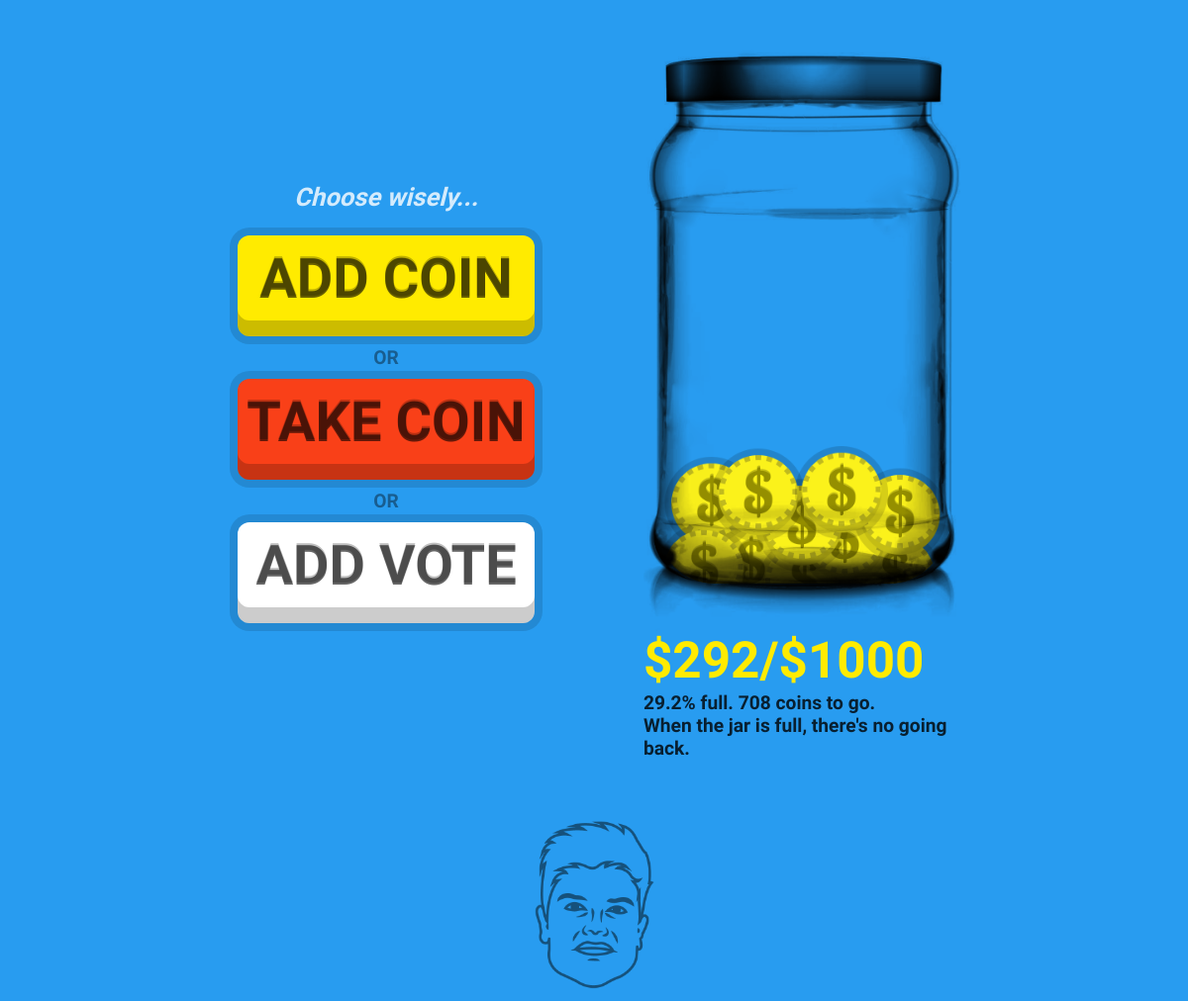
The page /jar on the database as committed earlier.
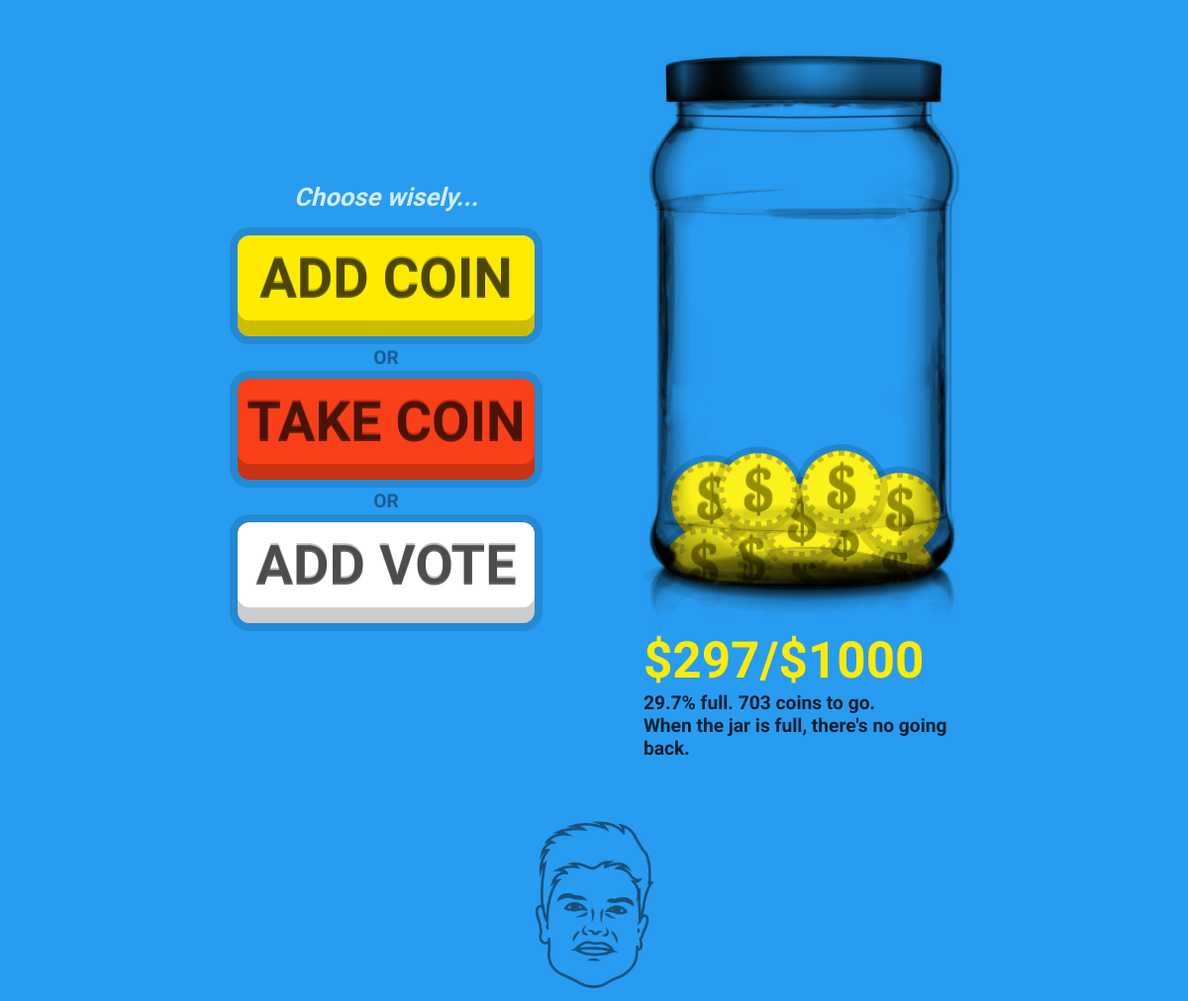
The same page on the database as committed later.
### tables this page shows
CREATE TABLE jars (
id INTEGER PRIMARY KEY,
coins INTEGER,
capacity INTEGER,
is_frozen BOOLEAN DEFAULT false,
votes INTEGER
);

### run.py (the view)
@app.route('/jar')
def jar():
    db = sqlite3.connect(DBFILE)
    cur = db.execute('SELECT * FROM jars WHERE id=1')
    stats = cur.fetchone()
    return(render_template(
        'jar.html',
        coins=stats[1],
        capacity=stats[2],
        percent=round((stats[1]/stats[2]) * 100, 2),
        error=check_status() # Check if user has visited before, if so send that to template
    ))

### run.py (called while the page is built)
def check_ip():
    db = sqlite3.connect(DBFILE)
    user_ip = request.remote_addr
    cur = db.execute('SELECT count(*) FROM voters WHERE ip_address=?', (user_ip,)) # Check if user's ip is in database
    user_check = cur.fetchone()[0] # State of query
    db.close()
    return user_check

def check_frozen():
    db = sqlite3.connect(DBFILE)
    cur = db.execute('SELECT is_frozen FROM jars WHERE id=1') # Check if jar is frozen
    frozen_check = cur.fetchone()[0] # State of query
    db.close()
    return frozen_check

def check_full():
    db = sqlite3.connect(DBFILE)
    cur = db.execute('SELECT coins FROM jars WHERE id=1') # Get jar balance
    coins = cur.fetchone()[0] # State of query
    cur = db.execute('SELECT capacity FROM jars WHERE id=1') # Get jar balance
    capacity = cur.fetchone()[0] # State of query
    db.close()
    return (coins >= capacity)

def check_status():
    if (check_ip()): return "voted"
    if (check_frozen()): return "frozen"
    if (check_full()): return "full"
    return ""

### templates/jar.html (shortened to what this page needs)
{% extends 'base.html' %}
{% block content %}
	<div class="wrapper wrapper-jar">
		<div class="column col-buttons">
			{% if not error %}
			<span class="precaution">Choose wisely...</span>
			<form class="form-btns" action="{{ url_for('confirm') }}" method="POST">
				<input type="submit" name="action" class="btn" value="add coin">
				<div class="btn-divider">OR</div>
				<input type="submit" name="action" class="btn btn-take" value="take coin">
				<div class="btn-divider">OR</div>
			</form>
			<button class="btn btn-vote">add vote</button>
			{% elif error=="voted" %}
			<p class="error">Sorry, you have already made your decision. Either that, or someone else on your network has.</p>
			{% elif error=="frozen" %}
			<p class="error">The jar is currently frozen shut. It will take 24 hours to thaw.</p>
			{% elif error=="full" %}
			<p class="error">The jar is full.</p>
			{% endif %}
		</div>
		<div class="column col-jar">
			<div class="jar">
				<div class="image"></div>
			</div>
			<div class="stats">
				<div class="main">${{ coins }}/${{ capacity }}</div>
				<div class="sub"><strong>{{ percent }}&percnt; full. {{ capacity-coins }} coins to go. </strong><br />When the jar is full, there's no going back.</div>
			</div>
		</div>
	</div>
{% endblock %}

### templates/base.html (shortened to what this page needs)
<!DOCTYPE html>
<html lang="en">
<head>
	<link rel="stylesheet" href="{{ url_for('static', filename='style.css') }}" />
</head>
<body>
	{% block content %}{% endblock %}
	<div class="face"></div>
</body>
</html>

### static/style.css (style rules this page uses)
:root { --blue: #289CF0; --yellow: #FFEB00; --red: #F94018; --grey: rgba(10, 40, 61, 0.888); }
* { margin: 0; padding: 0; box-sizing: border-box; }
body { font-family: 'Cairo', sans-serif; background: var(--blue); }
.wrapper { margin: 0 auto; max-width: 380px; text-align: center; }
.column { display: inline-block; width: 320px; vertical-align: middle; margin: 20px 0; }
.col-jar { text-align: left; background: var(--blue); }
.precaution { color: rgba(255, 255, 255, 0.8); font-weight: 600; font-size: 1.6em; line-height: 2em; font-style: italic; }
.btn-divider { color: rgba(0, 0, 0, 0.4); font-weight: 700; font-size: 1.2em; line-height: 1em; }
.btn { box-sizing: content-box; width: 300px; height: 84px; margin: 12px 0; padding: 2px 0 16px 0; border-radius: 12px; border: none; background: var(--yellow); box-shadow: inset 0px -16px 0px rgba(0, 0, 0, 0.2), 0px 0px 0px 8px rgba(0, 0, 0, 0.12); text-transform: uppercase; font-family: inherit; font-weight: 700; font-size: 3.5em; line-height: 0em; color: rgba(0, 0, 0, 0.6); text-shadow: 0px -2px 0px rgba(0, 0, 0, 0.25); transition: box-shadow .1s, padding .1s, margin .1s; }
.btn-take { background: var(--red); }
.btn-vote { background: white; }
.jar { position: relative; height: 476px; margin-bottom: 118px; }
.jar .image { position: absolute; background: url(jar.png); background-size: 100%; mix-blend-mode: multiply; left: 0; right: 0; top: 0; bottom: 0; margin-bottom: -118px; }
.stats .main { font-weight: 700; font-size: 3.2em; line-height: 1em; color: var(--yellow); }
.stats .sub { color: rgba(0, 0, 0, 0.8); font-weight: 600; font-size: 1.2em; line-height: 1.2em; margin-top: 6px; }
.face { right: 0; bottom: 10px; background: url("face.png") no-repeat; background-size: 100%; width: 176px; height: 176px; margin: 10px auto; opacity: 0.5; transition: all .1s ease; }
@media only screen and (min-width: 800px) { .wrapper-jar { max-width: 100%; } }
@media only screen and (min-width: 800px) { .column { margin: 4%; } }

Rows that differ between the two databases and show on the page:
changed jars: coins "292" → "297"; capacity-coins "708" → "703"
Other text that changed with them:
{{ percent }}: "29.2" → "29.7"
